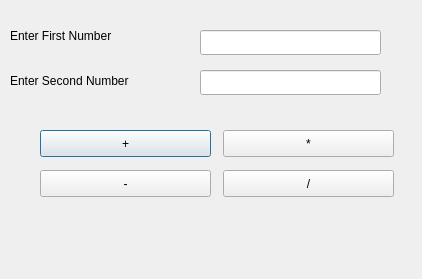
<?xml version="1.0" encoding="UTF-8"?>
<ui version="4.0">
 <class>Dialog</class>
 <widget class="QDialog" name="Dialog">
  <property name="geometry">
   <rect>
    <x>0</x>
    <y>0</y>
    <width>422</width>
    <height>279</height>
   </rect>
  </property>
  <property name="windowTitle">
   <string>Dialog</string>
  </property>
  <widget class="QLabel" name="labelFirstNumber">
   <property name="geometry">
    <rect>
     <x>10</x>
     <y>20</y>
     <width>151</width>
     <height>31</height>
    </rect>
   </property>
   <property name="text">
    <string>Enter First Number</string>
   </property>
  </widget>
  <widget class="QLabel" name="labelSecondNumber">
   <property name="geometry">
    <rect>
     <x>10</x>
     <y>60</y>
     <width>181</width>
     <height>41</height>
    </rect>
   </property>
   <property name="text">
    <string>Enter Second Number</string>
   </property>
  </widget>
  <widget class="QLabel" name="labelResult">
   <property name="geometry">
    <rect>
     <x>10</x>
     <y>220</y>
     <width>391</width>
     <height>51</height>
    </rect>
   </property>
   <property name="text">
    <string/>
   </property>
  </widget>
  <widget class="QLineEdit" name="lineEditFirstNumber">
   <property name="geometry">
    <rect>
     <x>200</x>
     <y>30</y>
     <width>181</width>
     <height>25</height>
    </rect>
   </property>
  </widget>
  <widget class="QLineEdit" name="lineEditSecondNumber">
   <property name="geometry">
    <rect>
     <x>200</x>
     <y>70</y>
     <width>181</width>
     <height>25</height>
    </rect>
   </property>
  </widget>
  <widget class="QPushButton" name="pushButtonPlus">
   <property name="geometry">
    <rect>
     <x>40</x>
     <y>130</y>
     <width>171</width>
     <height>27</height>
    </rect>
   </property>
   <property name="text">
    <string>+</string>
   </property>
  </widget>
  <widget class="QPushButton" name="pushButtonSubtract">
   <property name="geometry">
    <rect>
     <x>40</x>
     <y>170</y>
     <width>171</width>
     <height>27</height>
    </rect>
   </property>
   <property name="text">
    <string>-</string>
   </property>
  </widget>
  <widget class="QPushButton" name="pushButtonMultiply">
   <property name="geometry">
    <rect>
     <x>223</x>
     <y>130</y>
     <width>171</width>
     <height>27</height>
    </rect>
   </property>
   <property name="text">
    <string>*</string>
   </property>
  </widget>
  <widget class="QPushButton" name="pushButtonDivide">
   <property name="geometry">
    <rect>
     <x>223</x>
     <y>170</y>
     <width>171</width>
     <height>27</height>
    </rect>
   </property>
   <property name="text">
    <string>/</string>
   </property>
  </widget>
 </widget>
 <resources/>
 <connections/>
</ui>
